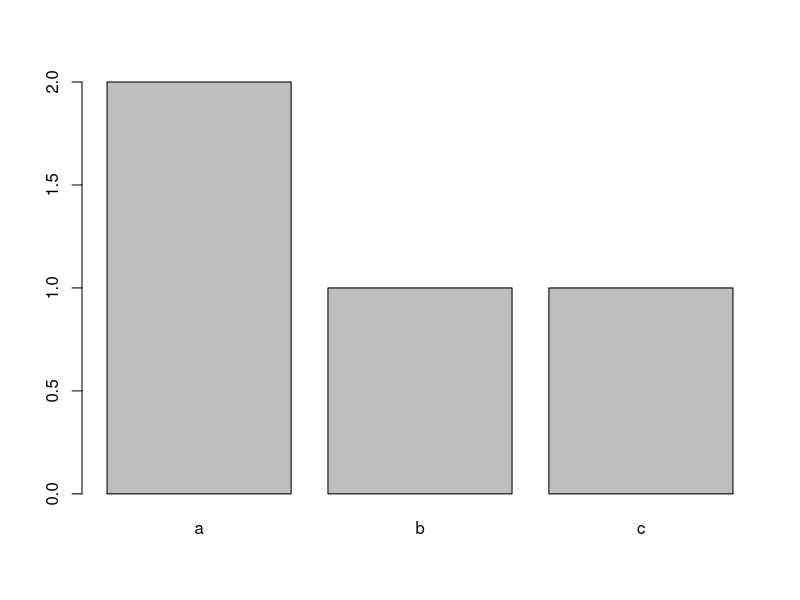

Here is the R script that generated this plot:
v1 = is.logical(3)
v2 = as.numeric(5)
v3 = as.integer(3.6)
v4 = as.numeric(3.4)
v5 = 5 + 3i
v6= 'r'
v7 = substr('I am good',start = 1,stop = 3)
v8 = as.hexmode(23)
# new ###################

v9 = c(1,2,3)  # this is vector
v10 = c(1,'4')
length(v9)
nchar('rty')

v12 = paste(v9,c(3,7,8))
# making a liset
l1 = list(4,5,5)
l2 = list(bob=c(1,2),bill=c(T,F))
names(l2) # getting names

########
f1 = c('a','b','c','a')
factors = factor(f1)
levels(factors)
# factoes is nothing but the unique values of a vector
levels(f1)
# table is used to count the element sof a factor
table(f1)
barplot(table(f1))

m1 = matrix(1:20, byrow = T, nrow = 4)


m2 = matrix(1:20,
             byrow = T,
            nrow = 4,
            dimnames = list(str(1:4),c('c1','c2','c3','c4','c5')))
# transopose

m3=t(m2)
a1 = array(m1,dim=c(2,2,5))

a1[2,2,5]='new'

######################################################3333








